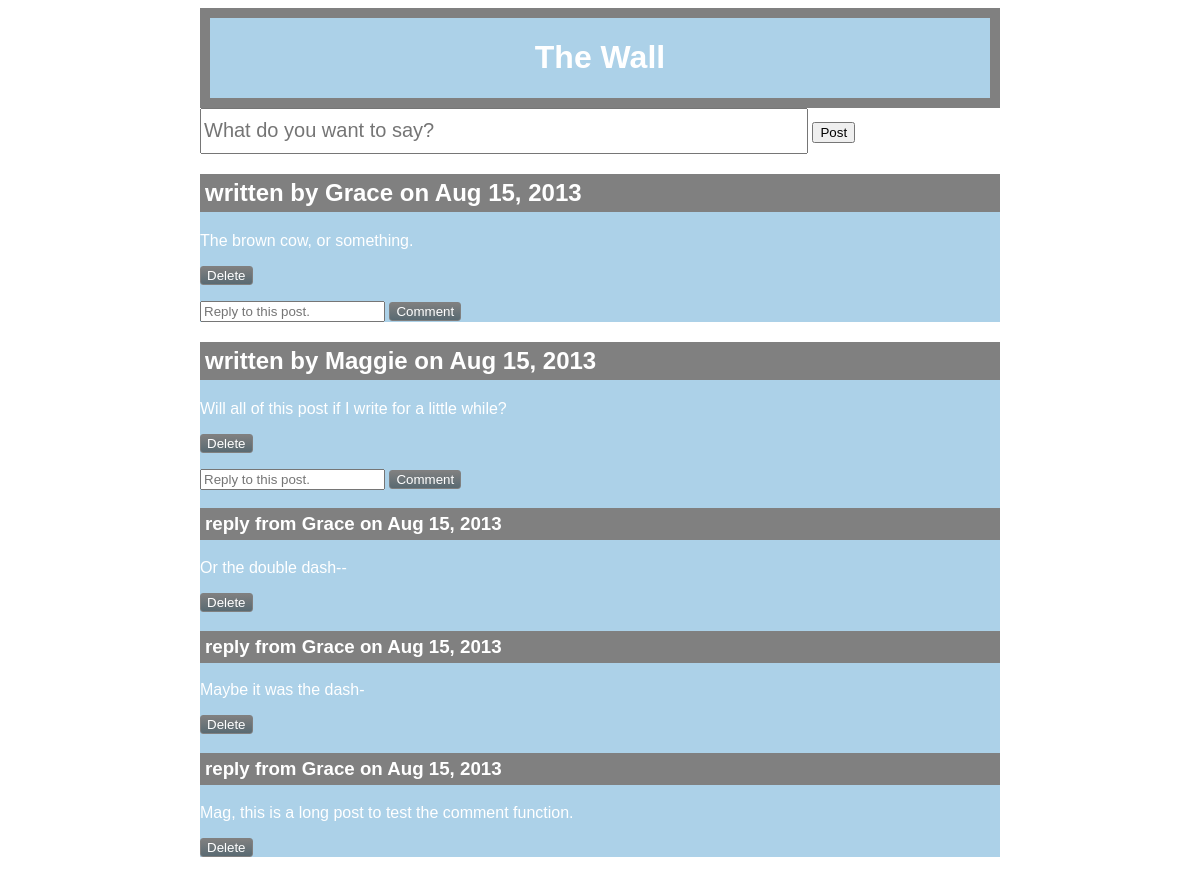
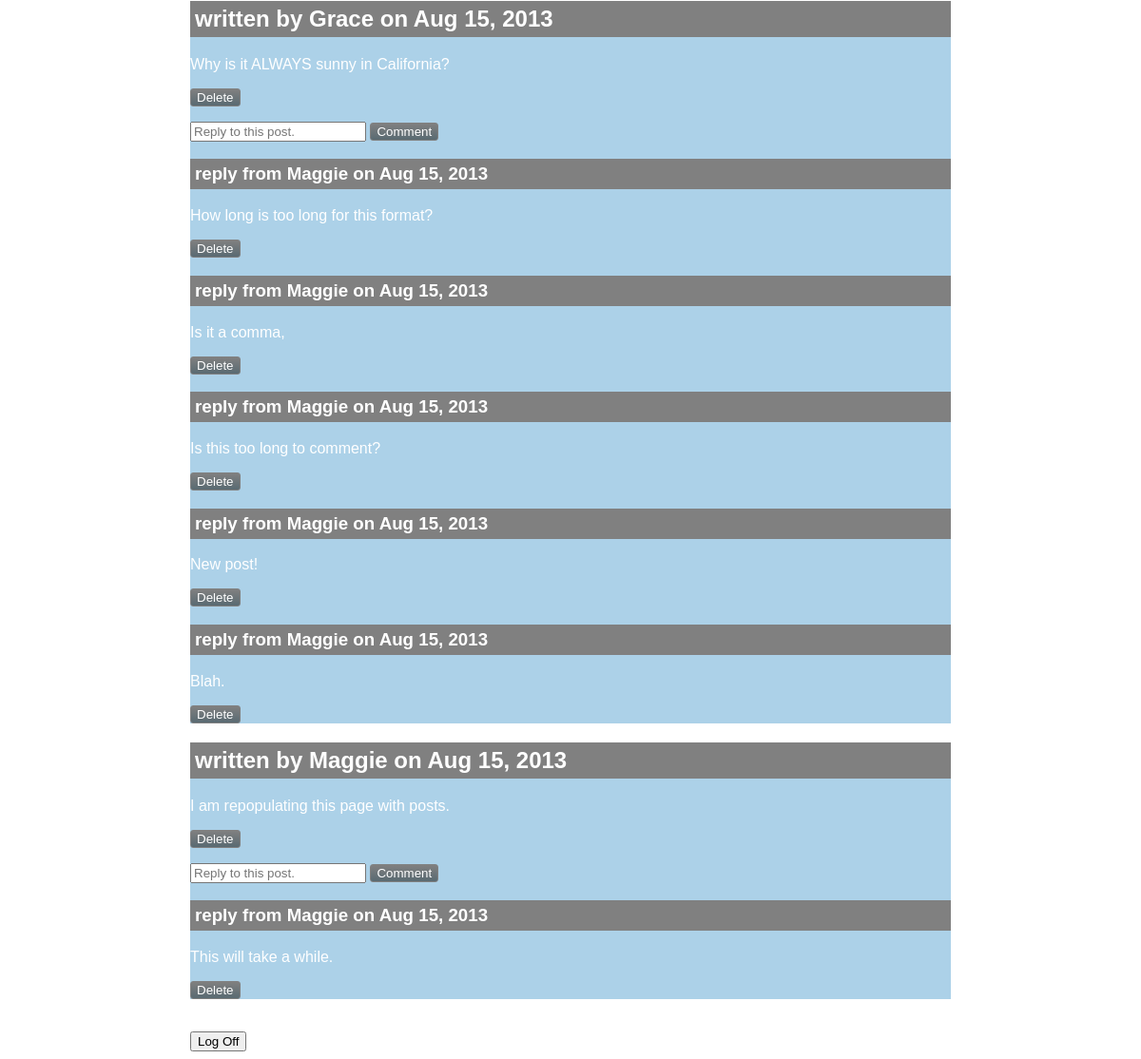
Screenshot of /wall.php (signed in) with the database file from the repository (2 pictures, top to bottom).
### tables this page shows
CREATE TABLE `messages` (
  `id` int(11) NOT NULL AUTO_INCREMENT,
  `message` text,
  `created_at` datetime DEFAULT NULL,
  `updated_at` datetime DEFAULT NULL,
  `user_id` int(11) NOT NULL,
  PRIMARY KEY (`id`),
  KEY `fk_messages_users_idx` (`user_id`)
);

CREATE TABLE `users` (
  `id` int(11) NOT NULL AUTO_INCREMENT,
  `first_name` varchar(255) DEFAULT NULL,
  `last_name` varchar(2555) DEFAULT NULL,
  `email` varchar(255) DEFAULT NULL,
  `password` varchar(255) DEFAULT NULL,
  `created_at` datetime DEFAULT NULL,
  `updated_at` datetime DEFAULT NULL,
  PRIMARY KEY (`id`)
);

CREATE TABLE `comments` (
  `id` int(11) NOT NULL AUTO_INCREMENT,
  `comment` longtext,
  `created_at` datetime DEFAULT NULL,
  `updated_at` datetime DEFAULT NULL,
  `message_id` int(11) NOT NULL,
  `user_id` int(11) NOT NULL,
  PRIMARY KEY (`id`),
  KEY `fk_comments_messages1_idx` (`message_id`),
  KEY `fk_comments_users1_idx` (`user_id`)
);

### include/connection.php (called while the page is built, shortened)
<?php
function fetch_all($query)
{
	$data = array();
	$result = mysql_query($query);
	while($row = mysql_fetch_assoc($result))
	{
		$data[] = $row;
	}
	return $data;
}
?>

### wall.php (the view, shortened to what this page needs)
<?php
	require_once("include/connection.php");
	require_once("include/header.php");
	require_once("include/helper.php");
?>
<form action="wall_process.php" method="post">
	<input type="text" name="message_post" id="message_post" placeholder="What do you want to say?" />
	<input type="submit" name="post" value="Post" />
</form>
<div id = "wall_posts">
<?php
$posts = get_posts();
foreach($posts as $post)
{
?>	<div class='wall_post'>
		<h2 class='post_info'>written by <?=$post["first_name"]?><?=show_created_date($post)?> </h2>
		<p class='post_message'> <?=$post['message']?>
		<form action='wall_process.php'  method='post' onsubmit='confirmDelete()'>
			<input type='submit' class='delete action-button' name='submit' value='Delete' />
		</form>	</p>
		<form action='wall_process.php' method='post' />
			<input type='text' name='comment' placeholder='Reply to this post.' />
			<input type='submit' name='submit' class='action-button' value='Comment' />
		<div class='comments'>
			<?php
			$comments = get_comments($post);
			foreach ($comments as $comment)
			{?>
			<h3 class='post_info'>reply from <?=$comment['first_name']?><?=show_created_date($comment)?> </h3>
			<p class='comment'><?=$comment['comment']?>
			<form  action='wall_process.php' method='post' onsubmit='confirmDelete()' >
				<input type='submit' class='delete action-button' name='submit' value='Delete' />
			</form></p>
	<?php } ?>
</div>
	</div>
<?php
}
?>
<br />
<form form action="wall_process.php" method="post" />
<input type="submit" name="log_off" value="Log Off" />
</div>
</div>
</body>
</html>

### include/header.php (shortened to what this page needs)
<!doctype html>
<html lang="en">
<head>
	<link rel="stylesheet" type="text/css" href="css/wall_project.css" />
</head>
<body>
	<div id="container">
	<div id="header">
		<h1>The Wall</h1>
	</div>

### include/helper.php
<?php
function show_created_date($post){
	echo ' on '.date('M d, Y', strtotime($post['created_at']));
}
function get_posts(){
	$query = "SELECT t1.id, t1.message, t1.created_at, t1.updated_at, t1.user_id, t2.first_name FROM messages as t1 LEFT JOIN users as t2 on t1.user_id = t2.id WHERE 1 ORDER BY t1.created_at DESC;";
	return fetch_all($query);
}
function get_comments($post){
	$query = "SELECT t1.id, t1.comment, t1.created_at, t1.updated_at, t1.user_id, t2.first_name FROM comments as t1 LEFT JOIN users as t2 on t1.user_id = t2.id WHERE message_id=" . $post['id'] . " ORDER BY t1.created_at DESC;";
	return fetch_all($query);
}

### css/wall_project.css (style rules this page uses)
* { font-family: helvetica; }
#container { width: 800px; margin: 0px auto; }
#header { text-align: center; background-color: #acd1e8; color: White; border: 10px solid Gray; }
input#message_post { height: 40px; width: 600px; font-size: 20px; }
.wall_post { color: white; background-color: #acd1e8; }
.post_info { background-color: Gray; padding: 5px; }
.action-button { border: 1px solid Gray; border-radius: 3px; background: linear-gradient(to bottom, gray 0%,#596a72 100%); color: white; }

### rows the page displays
messages: user.first_name "Grace", created_at "Aug 15, 2013", message "The brown cow, or something."
messages: user.first_name "Maggie", created_at "Aug 15, 2013", message "Will all of this post if I write for a little while?"
comments: user.first_name "Grace", created_at "Aug 15, 2013", comment "Or the double dash--"
comments: user.first_name "Grace", created_at "Aug 15, 2013", comment "Maybe it was the dash-"
comments: user.first_name "Grace", created_at "Aug 15, 2013", comment "Mag, this is a long post to test the comment function."
messages: user.first_name "Grace", created_at "Aug 15, 2013", message "Why is it ALWAYS sunny in California?"
comments: user.first_name "Maggie", created_at "Aug 15, 2013", comment "How long is too long for this format?"
comments: user.first_name "Maggie", created_at "Aug 15, 2013", comment "Is it a comma,"
comments: user.first_name "Maggie", created_at "Aug 15, 2013", comment "Is this too long to comment?"
comments: user.first_name "Maggie", created_at "Aug 15, 2013", comment "New post!"
comments: user.first_name "Maggie", created_at "Aug 15, 2013", comment "Blah."
messages: user.first_name "Maggie", created_at "Aug 15, 2013", message "I am repopulating this page with posts."
comments: user.first_name "Maggie", created_at "Aug 15, 2013", comment "This will take a while."
